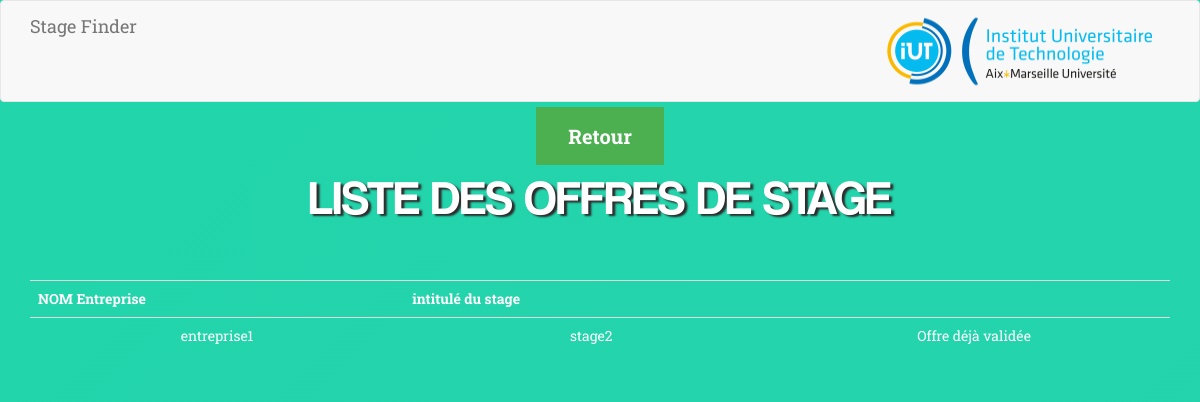
Page /myapp/index.php/main_stage/afficher_stages on the committed database.
### tables this page shows
CREATE TABLE `stage` (
  `id_stage` int(20) UNSIGNED NOT NULL,
  `intitule_stage` varchar(50) NOT NULL,
  `entreprise` int(20) UNSIGNED NOT NULL,
  `date_debut_stage` date NOT NULL,
  `date_fin_stage` date NOT NULL,
  `adresse` varchar(70) NOT NULL,
  `mission` text NOT NULL,
  `code_postal` decimal(5,0) DEFAULT NULL,
  `ville` varchar(30) NOT NULL,
  `pays` varchar(30) NOT NULL,
  `validation` tinyint(1) NOT NULL DEFAULT '0',
  `auteur` int(20) UNSIGNED NOT NULL,
  `postuler` int(20) UNSIGNED DEFAULT NULL,
  `sauvegarder_offre` int(20) UNSIGNED DEFAULT NULL
);

CREATE TABLE `entreprise` (
  `id_entreprise` int(20) UNSIGNED NOT NULL,
  `nom_entreprise` varchar(25) NOT NULL,
  `effectif` int(11) NOT NULL,
  `tel` varchar(10) NOT NULL,
  `mail` varchar(150) NOT NULL,
  `adresse` varchar(100) NOT NULL,
  `complement` varchar(50) DEFAULT NULL,
  `code_postal` decimal(5,0) NOT NULL,
  `activite` varchar(100) NOT NULL,
  `ville` varchar(20) NOT NULL,
  `pays` varchar(20) NOT NULL,
  `tuteur` int(20) UNSIGNED NOT NULL
);

### myapp/application/controllers/main_stage.php (called while the page is built, shortened)
<?php
	class Main_stage extends CI_controller
	{
		public function afficher_stages()
		{
			$this->load->model('mStages');
			$data = array();
			$data['stages'] = $this->mStages->get_all_stages();
			$this->load->view('liste_stages_etu',$data);
		}
	}

### myapp/index.php (called while the page is built, shortened)
<?php
require_once BASEPATH.'core/CodeIgniter.php';

### myapp/application/models/mStages.php (called while the page is built, shortened)
<?php
class mStages extends CI_model
{
	public function get_all_stages()
	{
		$this->db->select('id_stage,intitule_stage,nom_entreprise,validation');
		$this->db->from('stage');
		$this->db->join('entreprise','entreprise = id_entreprise');
		$query = $this->db->get();
		if( $query->num_rows() > 0 )
		{
			return $query->result();
		}
		else return array();
	}
}
?>

### myapp/application/views/liste_stages_etu.php (the view, shortened to what this page needs)
<!DOCTYPE html>
<html lang="en">
<head>
    <link href="<?php echo base_url('assets/bootstrap/css/bootstrap.min.css');?>" rel="stylesheet">
    <link href="<?php echo base_url('assets/font-awesome/css/font-awesome.min.css" rel="stylesheet');?>" rel="stylesheet" type="text/css">
    <link href="<?php echo base_url('assets/css/agency.css');?>" rel="stylesheet">
    <link href="<?php echo base_url('assets/css/form.css');?>" rel="stylesheet">
</head>
<body id="page-top" class="index">
    <nav id="mainNav" class="navbar navbar-default navbar-custom ">
        <div class="container">
                <a class="navbar-brand page-scroll">Stage Finder</a>
                <div class="image" align="right">
                <img src="<?php echo base_url('img\logo.jpg')?>" width="300" height="100">
                </div>
            </div>
    </nav>
    <section id="service" align="center">
     <div class="container">
              <div>
				<?php echo anchor('/main_stage/afficher_dashboard','Retour', 'class="btn_choice" ' ); ?>
			</div>
				<h1>Liste des offres de stage</h1>
				<table class="table">
			<tr>
				<th>NOM Entreprise</th>
				<th>intitulé du stage</th>
				<th>&nbsp;</th>
			</tr>
               <?php foreach($stages as $offre) : ?>
			<tr>
			<td><?php echo $offre->nom_entreprise;?></td>
			<td><?php echo $offre->intitule_stage; ?></td>
			<td>
				<?php if (!$offre->validation) {
                    echo anchor("/main_stage/afficher_offre/$offre->id_stage", 'Voir offre', 'class="btn btn-info"' );
                }else {
                    echo "Offre déjà validée" ;
                }
                 ?>
			</td>
			<?php endforeach; ?>
        </table>
        </div>
    </section>
</body>
</html>

### myapp/assets/css/agency.css (style rules this page uses)
body { overflow-x: hidden; font-family: "Roboto Slab", "Helvetica Neue", Helvetica, Arial, sans-serif; width: 100wh; height: 90vh; color: #fff; background: linear-gradient(-45deg, #EE7752, #E73C7E, #23A6D5, #23D5AB); background-size: 8000% 8000%; -webkit-animation: Gradient 15s ease infinite; -moz-animation: Gradient 15s ease infinite; animation: Gradient 15s ease infinite; }
.btn_choice { background-color: #4CAF50; border: none; color: white; padding: 16px 32px; font-family: Roboto Slab; margin: 4px 2px; cursor: pointer; font-size: 20px; font-weight: bold; }
h1, h2, h3, h4, h6 { font-family: "Montserrat", "Helvetica Neue", Helvetica, Arial, sans-serif; text-transform: uppercase; font-weight: 700; text-align: center; }
.container { padding-right: 15px; padding-left: 15px; margin-right: auto; margin-left: auto; }
body { webkit-tap-highlight-color: #fed136; }

### myapp/assets/css/form.css (style rules this page uses)
body { width: 100wh; height: 90vh; color: #fff; background: linear-gradient(-45deg, #EE7752, #E73C7E, #23A6D5, #23D5AB); background-size: 8000% 8000%; -webkit-animation: Gradient 15s ease infinite; -moz-animation: Gradient 15s ease infinite; animation: Gradient 15s ease infinite; }
h1, h6 { font-family: 'Open Sans'; font-weight: 300; right: 0; left: 0; }
h1 { font-family: Coolvetica; font-size: 4vw; text-align: center; margin-bottom: 5%; color: white; text-shadow: 3px 2px 2px #2c2c2c; }

### rows in the picture
stage: entreprise.nom_entreprise "entreprise1", intitule_stage "stage2", validation "Offre déjà validée"
